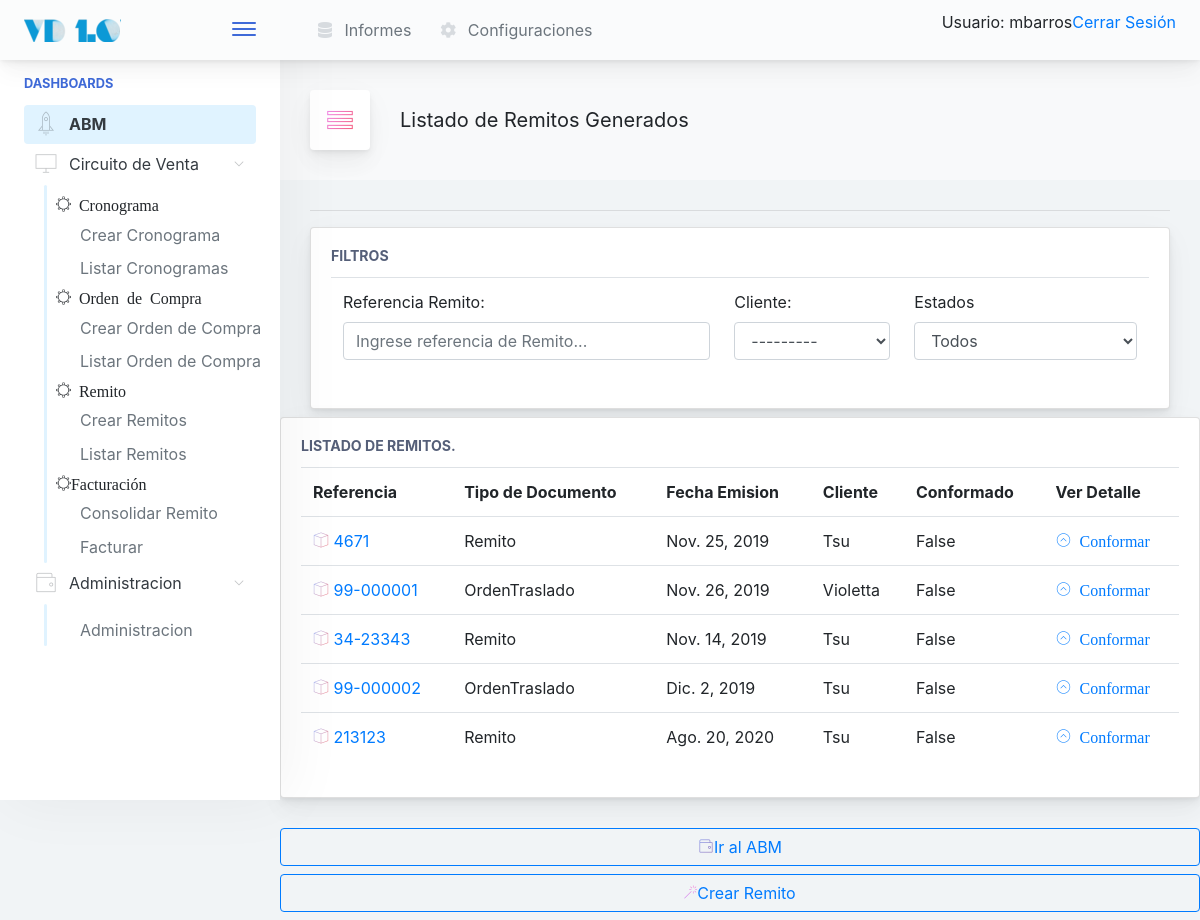
Page /venta/remito/listar/ (signed in) on the earlier database version.
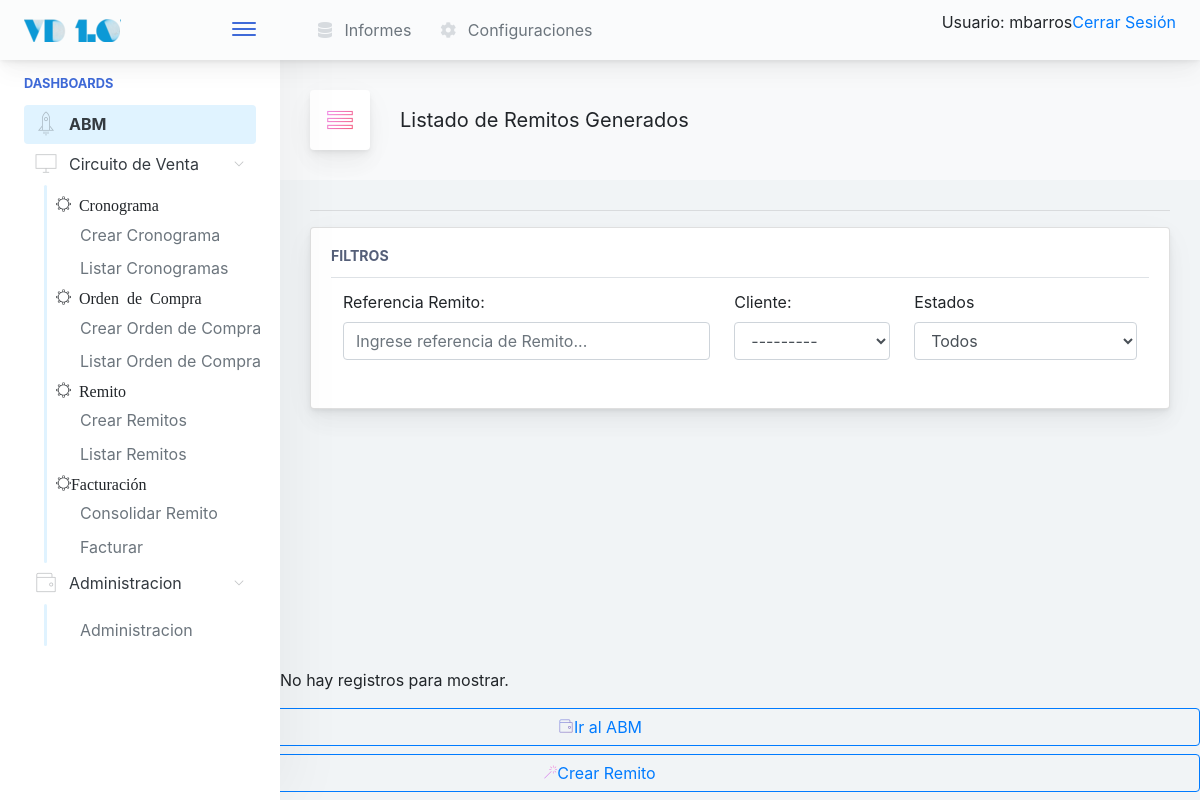
Same page on the later database version.
### venta/models.py (models this page shows)
class Remito(models.Model):
	referencia_externa 		= models.CharField(max_length=50, unique=True)
	cliente 				= models.ForeignKey(Cliente, null=False, blank=False, on_delete=models.CASCADE)
	tipo_documento			= models.CharField(max_length=50, choices=DOCUMENTOS_CHOICES, blank=False, null=False, default='Remito')
	ordencompra 			= models.ForeignKey(OrdenCompra, null=False, blank=False, on_delete=models.CASCADE)
	fecha_emision			= models.DateField(null=True, blank=True)
	formato_de_impresion 	= models.ForeignKey(FormatodeImpresion, default=1, null=False, blank=False, on_delete=models.CASCADE)
	conformado				= models.BooleanField(default=False)
	anulado					= models.BooleanField(default=False)
	def __str__(self):
		return self.referencia_externa

### gral/models.py (models this page shows)
class Cliente(models.Model):
    razon_social      = models.CharField(max_length=150, unique=True)
    nombre_corto      = models.CharField(max_length=25, unique=True)
    cuit              = models.CharField(max_length=15, unique=True)
    direccion_fiscal  = models.CharField(max_length=250)
    direccion_entrega = models.CharField(max_length=250)
    condicion_iva     = models.CharField(max_length=100, blank=False, default='Responsable Inscripto')
    observaciones     = models.TextField(blank=True)
    def __str__(self):
        return self.nombre_corto

### venta/views.py (the view)
# urls.py: path('remito/listar/', RemitoListView.as_view(), name='RemitoListar'),
class RemitoListView(LoginRequiredMixin, ListView):
	model = Remito

### inicio/templates/venta/remito_list.html (shortened to what this page needs)
{% extends '../base.html' %}
{%  block cuerpo %}
<div class="app-page-title">
<div class="page-title-heading">
   <div class="page-title-icon">
                                        <i class="pe-7s-menu icon-gradient bg-ripe-malin">
                                        </i>
                                    </div>
<div>Listado de Remitos Generados</div>
                                    </div>
</div>
<hr/>
	<div class="main-card mb-2 card">
		<div class="card-body">
			<h5 class="card-title">Filtros</h5>
			<table class="table table-hover table-fixed">
				<tr>
					<td>
						<label for="filtroNombre">Referencia Remito:</label>
						<input type="text" class="form-control" id="filtroNombre"
							onkeyup="filtroNombreCliente()"
							placeholder="Ingrese referencia de Remito..." /></td>
					<td>
						<label for="clientes_select">Cliente:</label>
						<select id="clientes_select" class="form-control"
							onchange="filtroNombreCliente()">
					</td>
					<td>
						<label for="filtroEstado">Estados</label>
						<select class="form-control" id="filtroEstado"
							onchange="filtroNombreCliente()">
							<option value="*">Todos</option>
						</select>
					</td>
				</tr>
			</table>
		</div>
	</div>
</div>
    {% if object_list %}
<div class="main-card mb-3 card">
	<div class="card-body">
	<h5 class="card-title">Listado de Remitos.</h5>
		<table class="table table-hover table-fixed" id="tablaResultado">
		  <tr>
		    <th>Referencia</th>
		    <th>Tipo de Documento</th>
		    <th>Fecha Emision</th>
		    <th>Cliente</th>
			<th>Conformado</th>
		    <th>Ver Detalle</th>
		  </tr>
		      {% for remito in object_list %}
		   <tr>
		      <td>
			  <a href="{% url 'venta:RemitoDetail' pk=remito.id %}">
			  <i class="pe-7s-box2 icon-gradient bg-amy-crisp">
		        </i>
		        {{remito}}
		      </td>
		      <td>
		      	{{remito.tipo_documento}}
		      </td>
		      <td>
		        {{remito.fecha_emision }}
		      </td>
		      <td>
		        {{remito.cliente}}
		      </td>
			  <td>
		        {{remito.conformado}}
		      </td>
		      <td>
			      <a href="{% url 'venta:RemitoConformador' pk=remito.id %}">
			      	<i class="pe-7s-angle-up-circle">
			      			Conformar
			      	</i>
			      </a>
		      </td>
		    </tr>
		      {% endfor %}
		    {% else %}
		      <p>No hay registros para mostrar.</p>
		    {% endif %}
		</table>
	</div>
</div>
<a href="{% url 'inicio:abm' %}">
<button class="mb-2 mr-2 btn-transition btn btn-outline-primary btn-block">
		<i class="pe-7s-wallet icon-gradient bg-plum-plate"></i>Ir al ABM
</button>
</a>
<a href="{% url 'venta:RemitoCrear' %}">
<button class="mb-2 mr-2 btn-transition btn btn-outline-primary btn-block">
		<i class="pe-7s-magic-wand icon-gradient bg-mixed-hopes"></i>Crear Remito
</button>
</a>
{% endblock %}

Differences in the rows shown:
removed Remito: referencia_externa "4671", tipo_documento "Remito", fecha_emision "Nov. 25, 2019", cliente "Tsu", conformado "False"
removed Remito: referencia_externa "99-000001", tipo_documento "OrdenTraslado", fecha_emision "Nov. 26, 2019", cliente "Violetta", conformado "False"
removed Remito: referencia_externa "34-23343", tipo_documento "Remito", fecha_emision "Nov. 14, 2019", cliente "Tsu", conformado "False"
removed Remito: referencia_externa "99-000002", tipo_documento "OrdenTraslado", fecha_emision "Dic. 2, 2019", cliente "Tsu", conformado "False"
removed Remito: referencia_externa "213123", tipo_documento "Remito", fecha_emision "Ago. 20, 2020", cliente "Tsu", conformado "False"
Other differences:
text no longer shown: "LISTADO DE REMITOS. Referencia Tipo de Documento Fecha Emision Cliente Conformado Ver Detalle"
text now shown: "No hay registros para mostrar."
